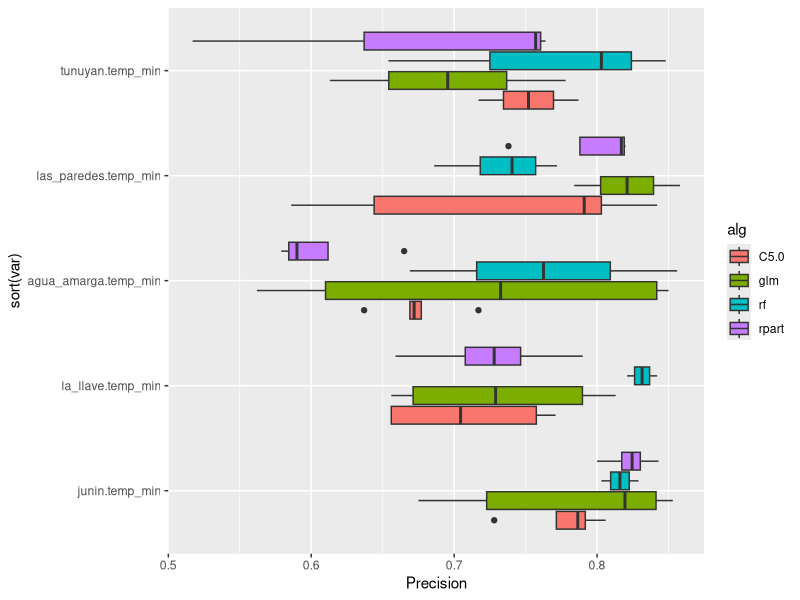
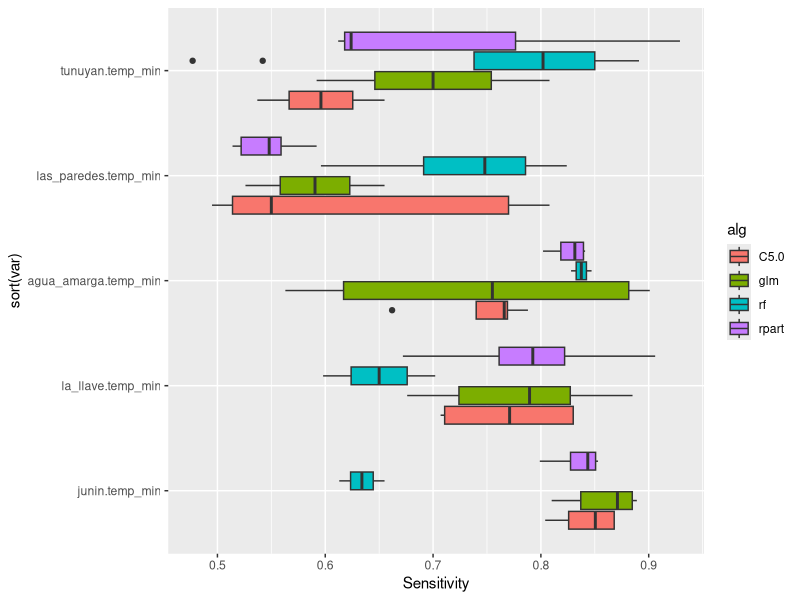
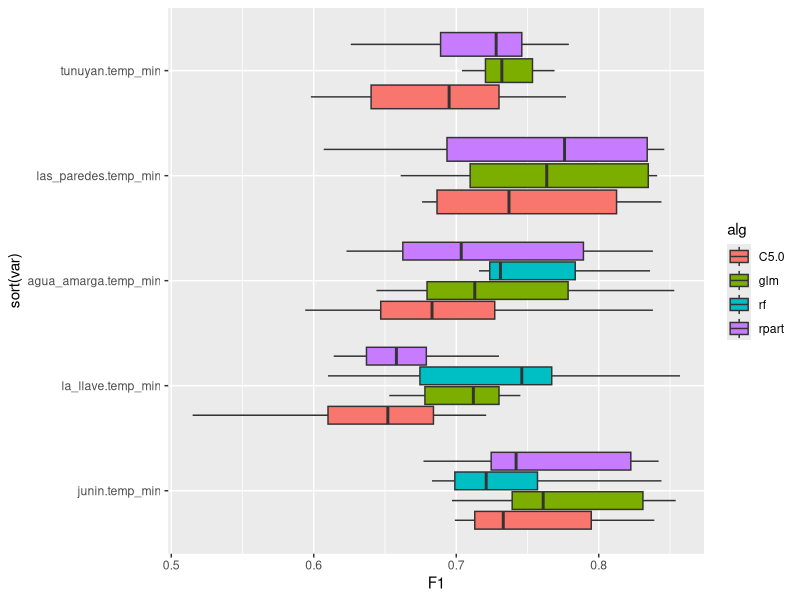
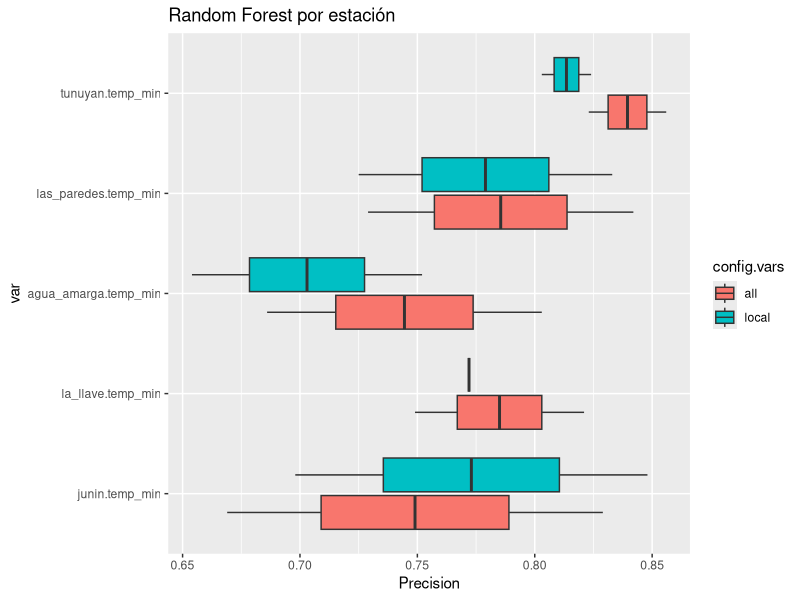
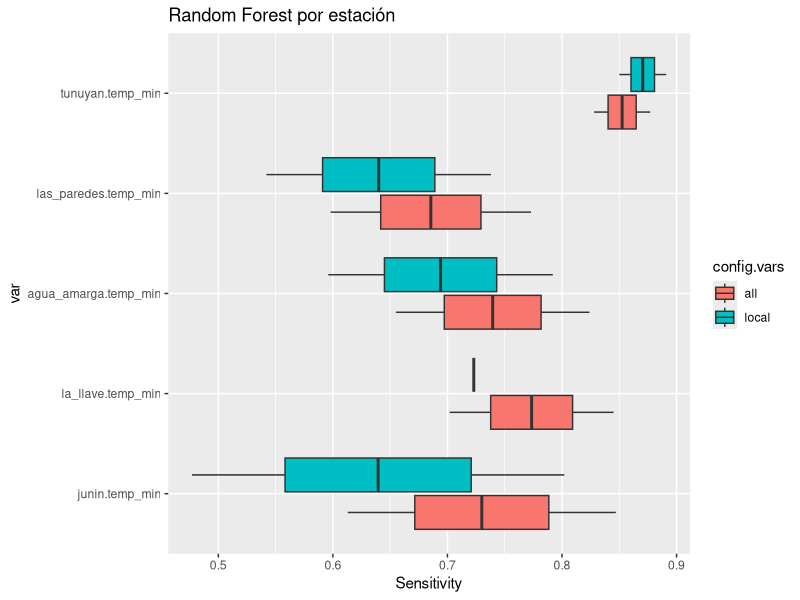
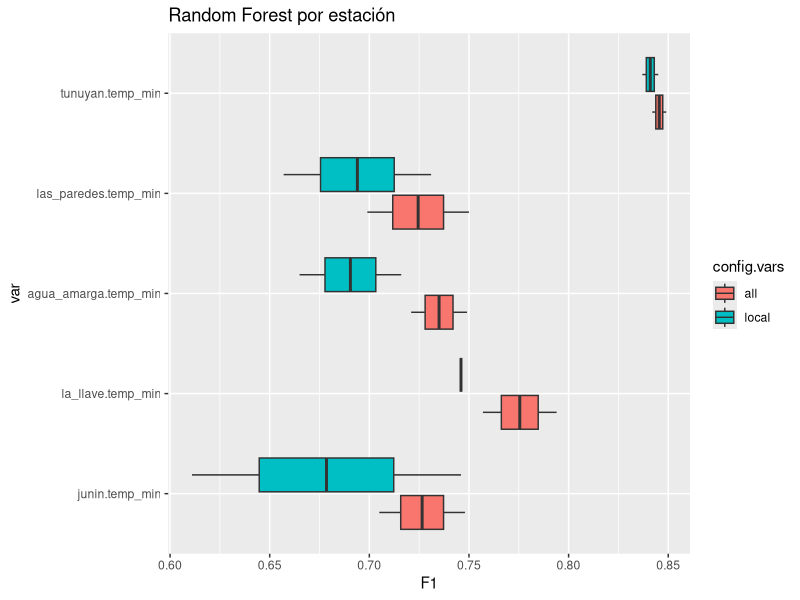
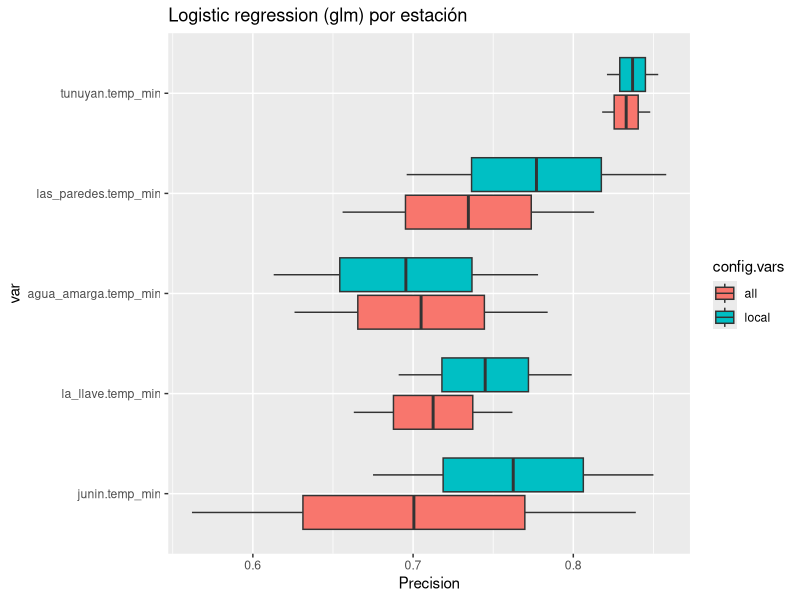
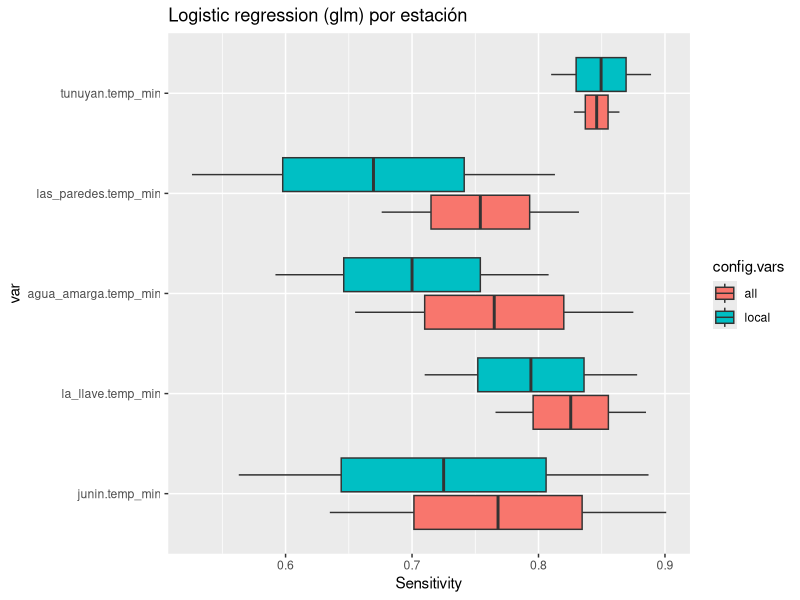

Recreate these plots in R, in order.
suppressMessages(library(readr))
suppressMessages(library(ggplot2))
suppressMessages(library(gridExtra))
suppressMessages(library(tidyverse))
suppressMessages(library(lazyeval))

dataset <- suppressMessages(read_csv("classification-results.csv"))
dataset[,8:ncol(dataset)] <- round(dataset[,8:ncol(dataset)],digits = 3)

stations <- unique(dataset$var)
algoritmos <- unique(dataset$alg)
metrics <- c("FAR","Sensitivity","Specificity","Accuracy","Kappa","F1","Precision")

#' ## Carga dataset
#' dataset genérico para resultados clasificación
df <- dataset %>%
  unite(dataset, 
        col=label,c("dataset","var","config.train","config.vars","T","alg"),
        sep = "-",remove=FALSE) %>% 
  select(label,dataset,var,config.train,config.vars,T,alg,FAR,Sensitivity,Specificity,Accuracy,Kappa,F1,Precision) 

var_table <- table(df$var)
var_levels <- names(var_table)[order(var_table)]
df$var <- factor(df$var, levels = var_levels)


#' ## estaciones x algoritmos segun métricas
#' 
#' 
df1 <- df %>% filter( dataset == "dacc" & T==1) 

p <-ggplot(aes(y = Precision , x = sort(var), fill = alg), data = df1) + geom_boxplot() + coord_flip()
print(p)

p <-ggplot(aes(y = Sensitivity , x = sort(var), fill = alg), data = df1) + geom_boxplot() + coord_flip()
print(p)

p <-ggplot(aes(y = F1 , x = sort(var), fill = alg), data = df) + 
  geom_boxplot() + coord_flip() #+ labs(fill="T")
print(p)

df2 <- df  %>% filter( dataset == "dacc" & T==1 & alg == "rf" ) 
titulo <- "Random Forest por estación"
# Random forest por estaciones
p <-ggplot(aes(y = Precision , x = var, fill = config.vars), data = df2) + 
  geom_boxplot() + coord_flip() + labs(title=titulo)
print(p)

p <-ggplot(aes(y = Sensitivity , x = var, fill = config.vars), data = df2) + 
  geom_boxplot() + coord_flip() + labs(title=titulo)
print(p)

p <-ggplot(aes(y = F1 , x = var, fill = config.vars), data = df2) + 
  geom_boxplot() + coord_flip() + labs(title=titulo)
print(p)

df2 <- df  %>% filter( dataset == "dacc" & T==1  & alg == "glm" ) 
titulo <- "Logistic regression (glm) por estación"
# Random forest por estaciones
p <-ggplot(aes(y = Precision , x = var, fill = config.vars), data = df2) + 
  geom_boxplot() + coord_flip() + labs(title=titulo)
print(p)

p <-ggplot(aes(y = Sensitivity , x = var, fill = config.vars), data = df2) + 
  geom_boxplot() + coord_flip() + labs(title=titulo)
print(p)

p <-ggplot(aes(y = F1 , x = var, fill = config.vars), data = df2) + 
  geom_boxplot() + coord_flip() + labs(title=titulo)
print(p)


